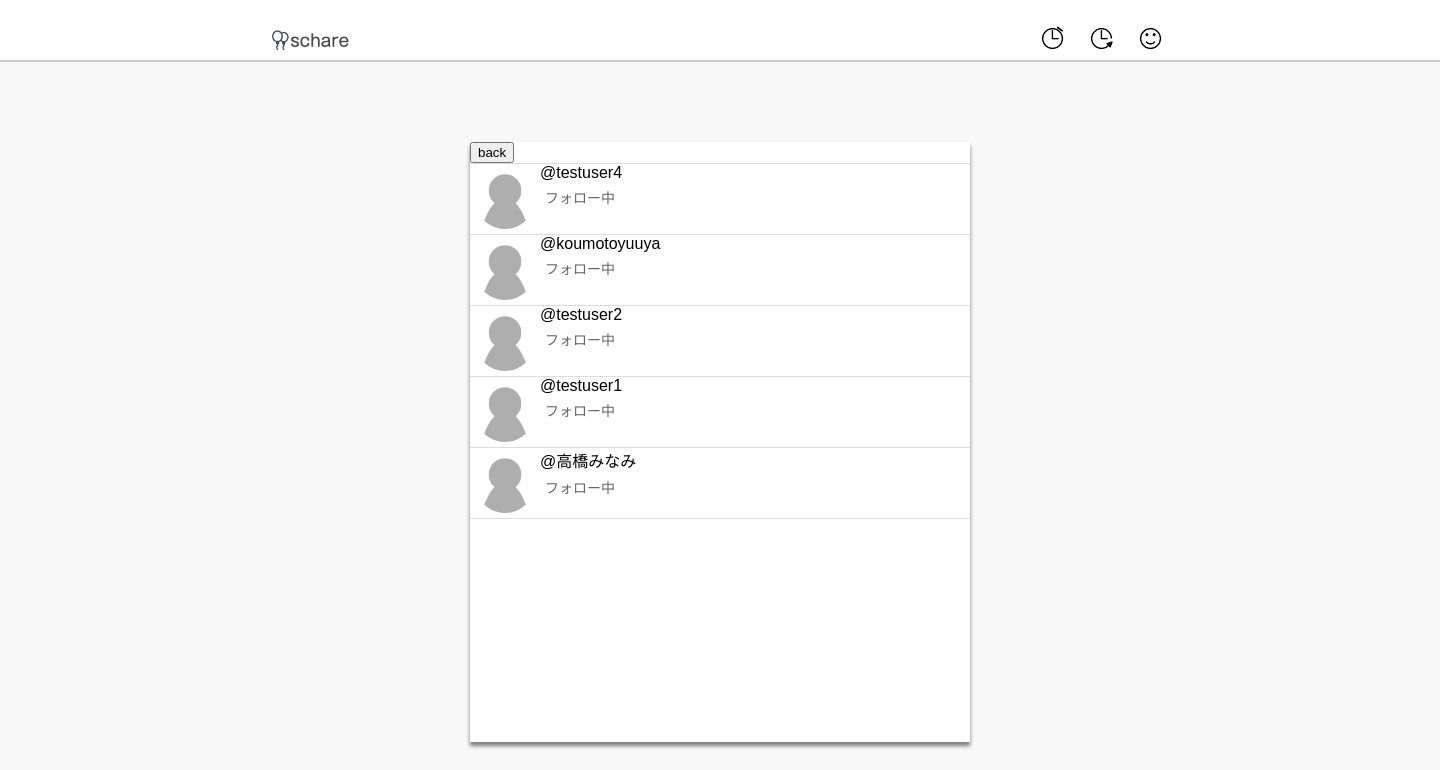
/share_calendar/follow/1/ (signed in), run on the app's committed database.
### share_calendar/models.py (models this page shows, shortened)
class Friend(models.Model):
    my_account = models.ForeignKey(User, on_delete=models.CASCADE,\
                                   related_name="my_account")
    friend = models.ForeignKey(User, on_delete=models.CASCADE,\
                              related_name="for_friend")

### share_calendar/views.py (the view)
# urls.py: path('follow/<int:pk>/', views.follow, name="follow"),
def follow(request, pk):
    visit_user = User.objects.get(pk=pk)
    follow = visit_user.my_account.all()
    params = {
            "follow":follow,
            "pk":pk,
            "visit_user": visit_user,
            }
    return render(request, 'share_calendar/follow.html', params)

### share_calendar/templates/share_calendar/follow.html (shortened to what this page needs)
{% extends 'share_calendar/index.html' %}
{% block head %}
<!DOCTYPE html>
<html lang="ja">
<head>
    <link href="../../../../../static/share_calendar/css/follow.css" type="text/css" rel="stylesheet">
    <link href="../../../../../static/share_calendar/css/sidebar.css" type="text/css" rel="stylesheet">
</head>
{% endblock %}
{% block icon %}
    <div class="icon"><img id="icon_img" src="../../media/button/logo.png"></div>
{% endblock %}
{% block pagenation %}
<div class="control"></div>
{% endblock %}
{% block menu %}
            <ul>
                <li class="menu"><a class="menu_a" href="{% url 'share_calendar:calendar' %}"><img id="icon_sch" src="../../media/button/sch.PNG"></a></li>
                <li class="menu"><a class="menu_a" href="{% url 'share_calendar:memory' %}"><img id="icon_memory" src="../../media/button/memory.PNG"></a></li>
                <li class="menu"><a class="menu_a" href="{% url 'share_calendar:account' 0 0 %}"><img id="icon_smile" src="../../media/button/smile.PNG"></a>
                </li>
            </ul>
{% endblock %}
{% block content %}
    <div class="content_container">
    <div class="content">
    <div class="content_head">
    <a href="../../account/{{pk}}/0"><button>back</button></a>
    </div>
    {% for item in follow %}
    <div class="follow_container">
    <div class="left">
    {% if item.friend.profile %}
    <div class="account_icon"><a href="{% url 'share_calendar:account' item.friend.pk 0 %}"><img src="../../media/{{item.friend.profile.icon}}"></a></div>
    {% else %}
    <div class="account_icon"><a href="{% url 'share_calendar:account' item.friend.pk 0 %}"><img src="../../media/button/no_icon.PNG"></a></div>
    {% endif %}
    </div>
    {% if request.user == visit_user %}
    <div class="center">
    <div class="name"><a href="{% url 'share_calendar:account' item.friend.pk 0 %}">@{{item.friend}}</a></div>
    <div class="follow_comment">フォロー中</div>
    </div>
    <div class="right">
    </div>
    {% endif %}
    </div>
    {% endfor %}
    </div>
    </div>
{% endblock %}

### share_calendar/static/share_calendar/css/follow.css (style rules this page uses)
a { text-decoration: none; color: black; }
.content_container { display: flex; width: 1440px; height:780px; justify-content: center; background-color: #f9f9f9; }
.content { width: 500px; height: 600px; background-color:white; overflow:scroll; -ms-overflow-style: none; scrollbar-width: none; box-shadow: 0 4px 4px rgba(0,0,0,0.5); margin-top: 80px; overflow-x:hidden; }
.content_head { border-bottom: 1px solid #dddddd; }
.follow_container { width: 500px; height: 70px; border-bottom: 1px solid #dddddd; display: flex; }
.account_icon img { width: 60px; height: 60px; object-fit:cover; border-radius: 50%; position:relative; top: 5px; left: 5px; }
.left { width: 70px; height: 70px; }
.center { width: 350px; height: 70px; }
.name { font: 16px 'arial', sans-serif; overflow-x: scroll; -ms-scrollbar-width: none; scrollbar-width: none; }
.follow_comment { position: relative; top: 5px; left: 5px; font: 14px 'arial', sans-serif; opacity: 0.6; }
.right { width: 80px; height: 70px; display: flex; flex-direction: column; justify-content: center; }

### share_calendar/static/share_calendar/css/sidebar.css (style rules this page uses)
body { margin:0; overflow: hidden; }
.icon { width: 200px; }
#icon_img { position: relative; top: 30px; width: 80px; height: 20px; }
#icon_sch { position: relative; top: 10px; width: 25px; height: 25px; }
#icon_memory { position: relative; top: 10px; width: 25px; height: 25px; }
#icon_smile { position: relative; top: 10px; width: 25px; height: 25px; }
.control { width:500px; }
ul { width: 150px; padding: 0; margin-left: 50px; }
.menu { display: inline; margin-left: 20px; }
.menu_a { text-decoration:none; font: 14px 'arial',sans-serif; color: #444444; }
a { text-decoration: none; }

### data on the page
Friend: friend "testuser4"
Friend: friend "koumotoyuuya"
Friend: friend "testuser2"
Friend: friend "testuser1"
Friend: friend "高橋みなみ"
